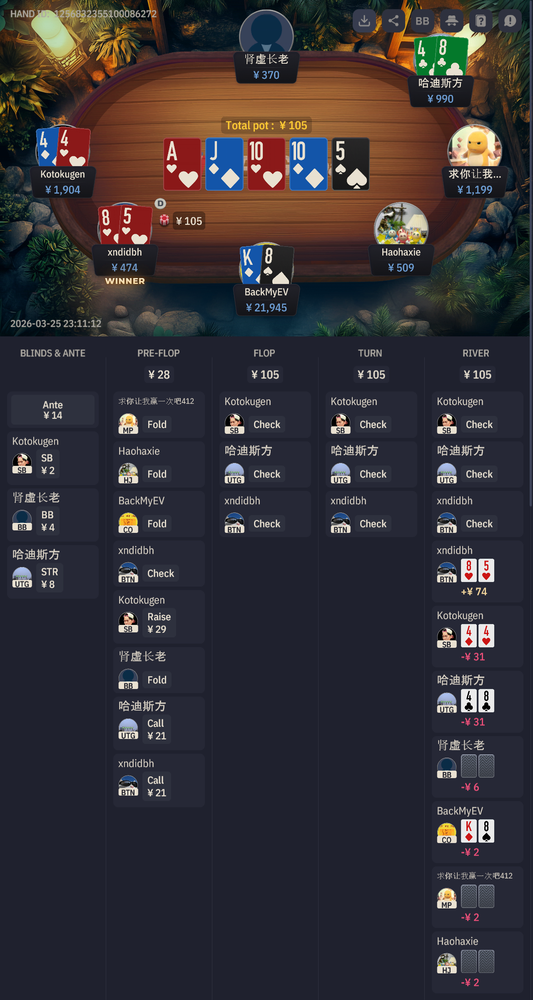
#> input picture ocr-service/ocrtestMain.png, 533 x 1000 px, shrunk from 1280 x 2402 before the run
$ python measure_board.py
#> lines starting #> are read from the running program, lines starting #| are printed output that depends on the picture; after the words box and inside, x2 and y2 are one past the last pixel; in counts of white or black regions, pixels touching at a corner belong together
import cv2
import numpy as np

img = cv2.imread("ocrtestMain.png")
#> img is the input picture: shape (1000, 533, 3); mean B, G, R 54.3, 49.3, 53.2
h, w = img.shape[:2]
#> h = 1000; w = 533

# Board cards region
y1, y2 = int(h*0.085), int(h*0.125)
#> y1 = 85; y2 = 125
x1, x2 = int(w*0.15), int(w*0.65)
#> x1 = 79; x2 = 346
board_img = img[y1:y2, x1:x2]
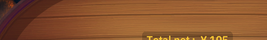
#> board_img: shape (40, 267, 3); mean B, G, R 46.1, 83.4, 137.2

gray = cv2.cvtColor(board_img, cv2.COLOR_BGR2GRAY)
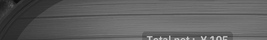
#> gray: shape (40, 267); min 12, max 207, mean 95.2
# Try adaptive threshold for better results on varying colors
thresh = cv2.adaptiveThreshold(gray, 255, cv2.ADAPTIVE_THRESH_GAUSSIAN_C, cv2.THRESH_BINARY_INV, 11, 2)
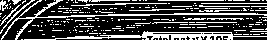
#> thresh: shape (40, 267); 28.8% white in thin lines or dots
contours, _ = cv2.findContours(thresh, cv2.RETR_EXTERNAL, cv2.CHAIN_APPROX_SIMPLE)
#> contours = 240 contours, 235 with area under 20; largest, box (x1, y1, x2, y2) and area: (24, 31, 267, 40) 552, (1, 0, 267, 40) 314, (0, 0, 35, 34) 38, (0, 0, 8, 11) 31, (0, 4, 21, 26) 22

print(f"Board area size: {board_img.shape[1]}x{board_img.shape[0]} at y={y1}-{y2}")
#| Board area size: 267x40 at y=85-125
rects = []
for c in contours:
    rx, ry, rw, rh = cv2.boundingRect(c)
    if rw > 30 and rh > 50:
        rects.append((rx, ry, rw, rh))
        print(f"  Card: {rw}x{rh} at ({rx}, {ry})")
#> this loop made 240 passes
#> (c, rx, ry, rw, rh) on passes 5 to 7: ([[142, 39], [143, 39]], 142, 39, 2, 1), ([[21, 39], [22, 39]], 21, 39, 2, 1), ([[218, 38], [218, 39], [219, 39], [219, 38]], 218, 38, 2, 2)
#> after the loop, rects = []

cv2.imwrite("debug_board_area_v2.png", board_img)

$ run again, with ocr-service/9template.png copied over ocr-service/ocrtestMain.png
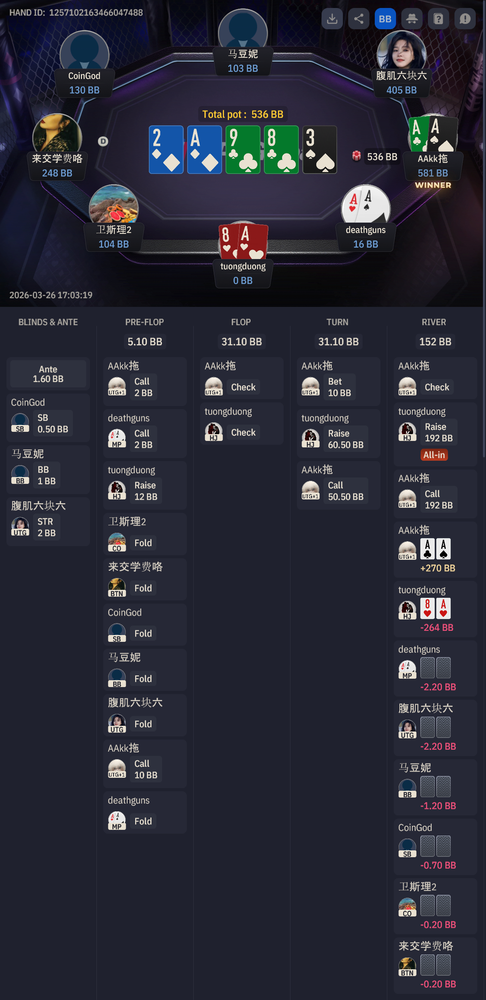
#> input picture ocr-service/9template.png, 486 x 1000 px, shrunk from 1280 x 2633 before the run
#> img is the input picture: shape (1000, 486, 3); mean B, G, R 54.5, 42.3, 41.3
#> `gray = cv2.cvtColor(board_img, cv2.COLOR_BGR2GRAY)`:
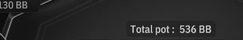
#> gray: shape (40, 243); min 0, max 207, mean 42.4
#> `thresh = cv2.adaptiveThreshold(gray, 255, cv2.ADAPTIVE_THRESH_GAUSSIAN..`:
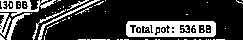
#> thresh: shape (40, 243); 23.4% white; 68 white regions (60 under 20 px)
#> contours = 54 contours, 47 with area under 20; largest, box (x1, y1, x2, y2) and area: (126, 21, 216, 37) 1326, (0, 0, 56, 17) 400, (38, 0, 100, 40) 114, (6, 13, 30, 40) 96, (0, 13, 11, 37) 87, (32, 9, 66, 40) 48, (67, 0, 89, 11) 24
#| Board area size: 243x40 at y=85-125
#> the loop `for c in contours:` made 54 passes
#> (rx, ry, rw, rh) on passes 3, 4, 5, 9, 22, 23, 24, 25: (210, 39, 1, 1), (208, 39, 1, 1), (206, 39, 1, 1), (178, 39, 1, 1), (45, 30, 2, 5), (225, 28, 1, 1), (47, 22, 12, 7), (126, 21, 90, 16)
#> after the loop `for c in contours:`: rects = []

$ run again, with ocr-service/debug_crop_action.png copied over ocr-service/ocrtestMain.png
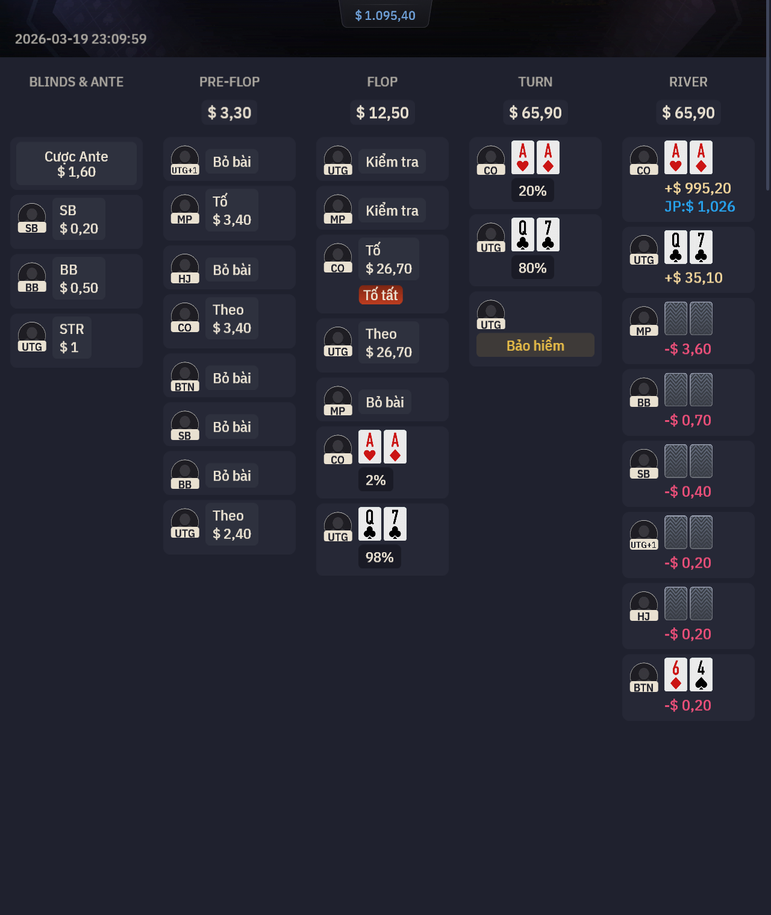
#> input picture ocr-service/debug_crop_action.png, 771 x 915 px, shrunk from 1280 x 1518 before the run
#> img is the input picture: shape (915, 771, 3); mean B, G, R 53.1, 41.4, 40.3
#> `board_img = img[y1:y2, x1:x2]`:
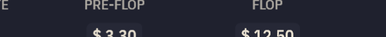
#> board_img: shape (37, 386, 3); mean B, G, R 52.9, 40.8, 39.2
#> `thresh = cv2.adaptiveThreshold(gray, 255, cv2.ADAPTIVE_THRESH_GAUSSIAN..`:
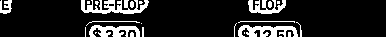
#> thresh: shape (37, 386); 14.4% white; 23 white regions (12 under 20 px)
#> contours = 23 contours, 18 with area under 20; largest, box (x1, y1, x2, y2) and area: (81, 0, 149, 14) 385, (238, 25, 298, 37) 335, (89, 25, 140, 37) 287, (248, 0, 286, 14) 209, (0, 0, 12, 14) 70
#| Board area size: 386x37 at y=77-114
#> the loop `for c in contours:` made 23 passes
#> (rx, ry, rw, rh) on passes 4, 8, 9, 10, 11, 12, 13, 14: (130, 32, 4, 5), (238, 25, 60, 12), (89, 25, 51, 12), (234, 23, 3, 14), (141, 23, 1, 1), (296, 22, 6, 15), (238, 21, 57, 2), (86, 21, 54, 5)
#> after the loop `for c in contours:`: rects = []
